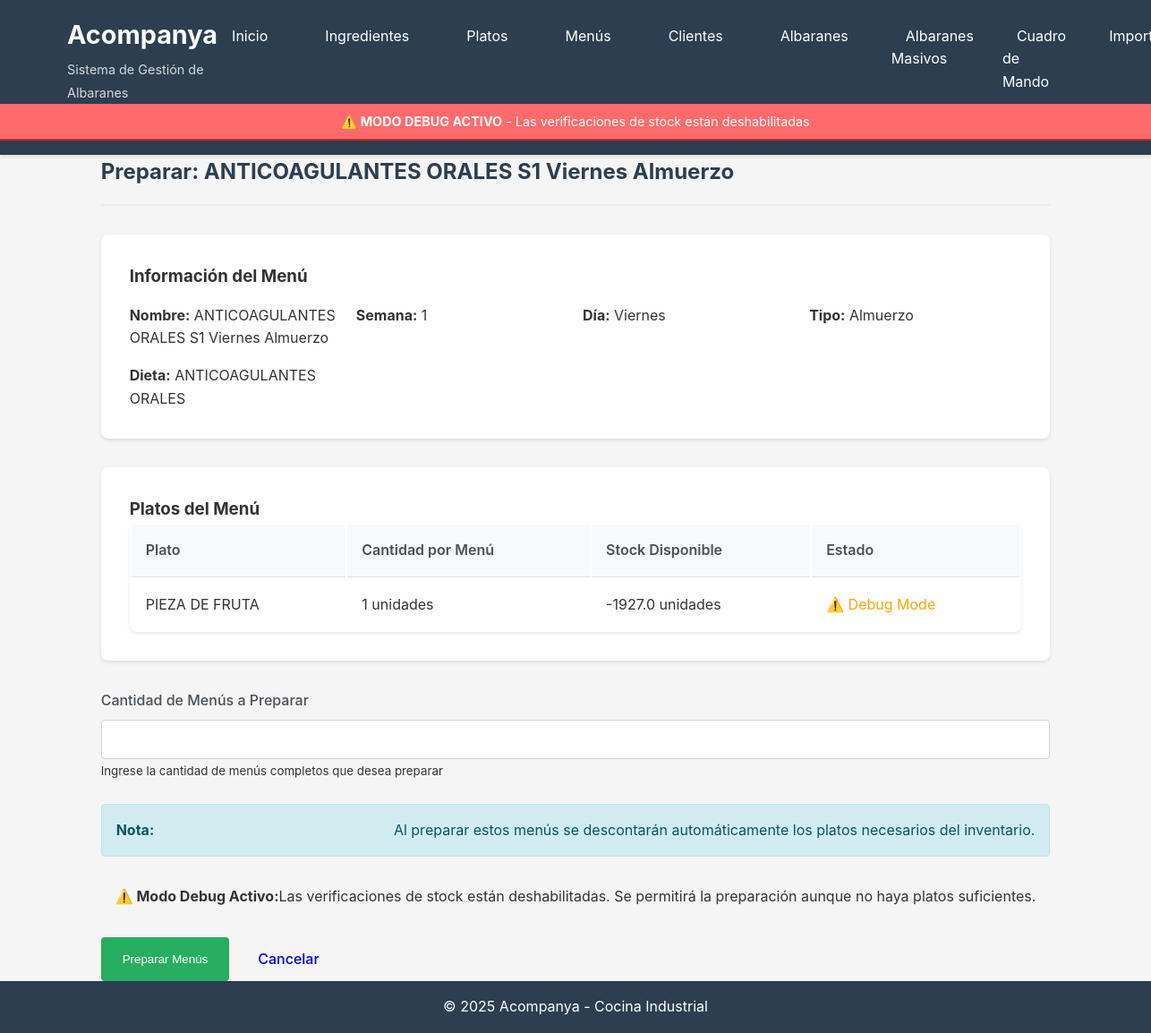
/menus/preparar/3, run on an earlier commit of the app's database.
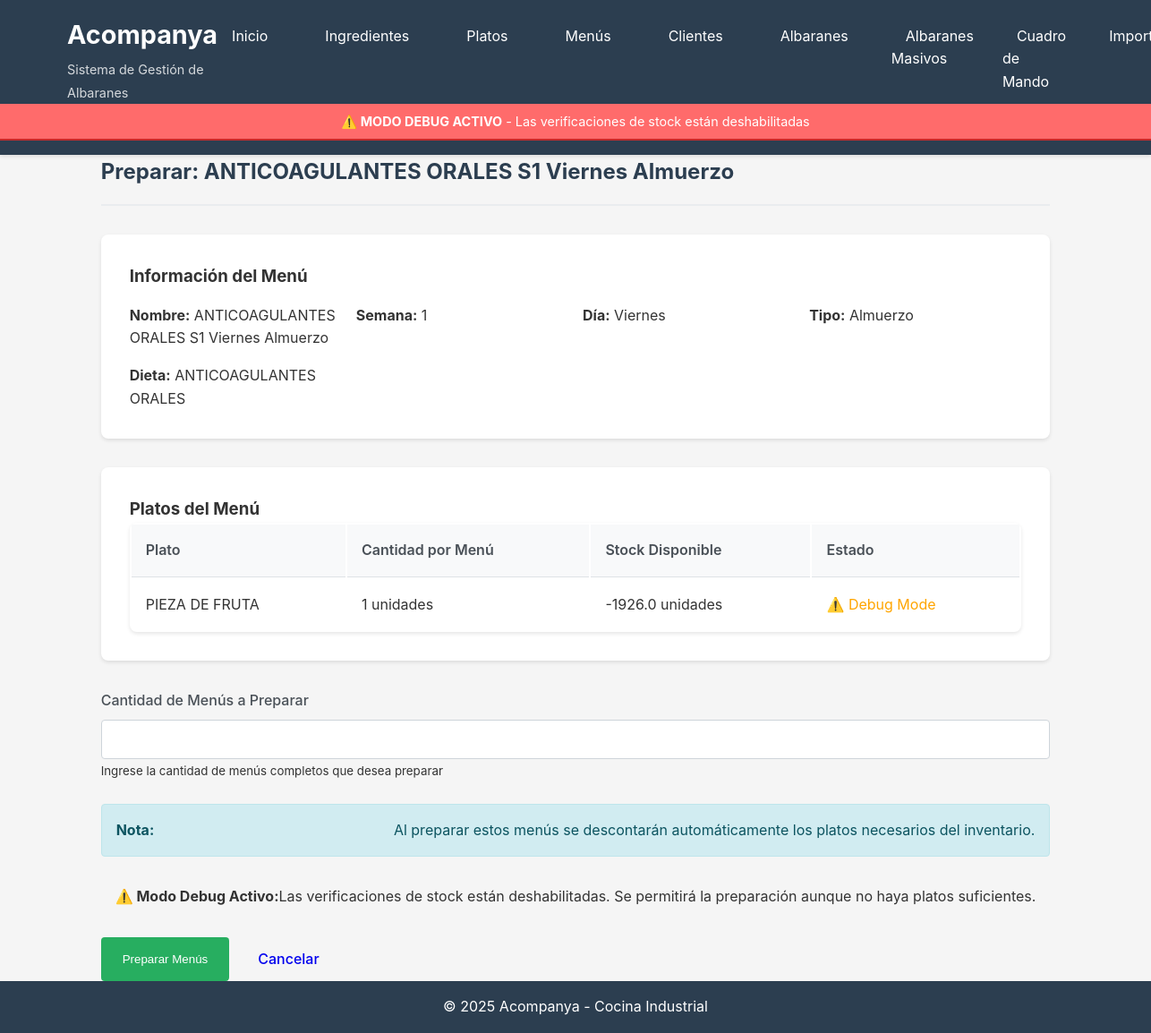
And on a later commit of the database.
### database/models.py (models this page shows, shortened)
class Plato(db.Model):
    __tablename__ = 'platos'
    id = db.Column(db.Integer, primary_key=True)
    nombre = db.Column(db.String(200), nullable=False)
    lote_propio = db.Column(db.String(100), nullable=True)
    stock_actual = db.Column(db.Float, nullable=False, default=0)
    unidad = db.Column(db.String(50), nullable=False, default='unidades')
    created_at = db.Column(db.DateTime, default=datetime.utcnow)
    updated_at = db.Column(db.DateTime, default=datetime.utcnow, onupdate=datetime.utcnow)
    ingredientes = db.relationship('Ingrediente', secondary=platos_ingredientes, backref='platos')
    movimientos = db.relationship('MovimientoStock',
                                 primaryjoin="and_(MovimientoStock.entidad_tipo=='plato', "
                                           "MovimientoStock.entidad_id==Plato.id)",
                                 foreign_keys='MovimientoStock.entidad_id',
                                 backref='plato_ref',
                                 lazy='dynamic',
                                 overlaps="ingrediente_ref,movimientos")
    detalles_albaran = db.relationship('AlbaranDetalle', backref='plato', lazy='dynamic')

### routes/menus.py (the view, shortened to what this page needs)
@menus_bp.route('/preparar/<int:id>', methods=['GET', 'POST'])
def preparar(id):
    menu = Menu.query.get_or_404(id)
    platos = menu.obtener_platos_con_cantidad()
    return render_template('menus/preparar.html', menu=menu, platos=platos)

### database/models.py (called while the page is built)
    def obtener_platos_con_cantidad(self):
        result = db.session.query(
            Plato,
            menus_platos.c.cantidad
        ).join(
            menus_platos,
            menus_platos.c.plato_id == Plato.id
        ).filter(
            menus_platos.c.menu_id == self.id
        ).all()
        return result

### templates/menus/preparar.html (shortened to what this page needs)
{% extends "base.html" %}
{% block content %}
<div class="page-header">
    <h2>Preparar: {{ menu.nombre }}</h2>
</div>
<div class="albaran-header">
    <h3>Información del Menú</h3>
    <div class="albaran-info">
        <div>
            <strong>Nombre:</strong> {{ menu.nombre }}
        </div>
        <div>
            <strong>Semana:</strong> {{ menu.numero_semana }}
        </div>
        <div>
            <strong>Día:</strong> {{ menu.dia_semana.value|title }}
        </div>
        <div>
            <strong>Tipo:</strong> {{ menu.tipo_comida.value|title }}
        </div>
        <div>
            <strong>Dieta:</strong> {{ menu.tipo_dieta }}
        </div>
    </div>
</div>
<div class="albaran-section">
    <h3>Platos del Menú</h3>
    <table class="table">
        <thead>
            <tr>
                <th>Plato</th>
                <th>Cantidad por Menú</th>
                <th>Stock Disponible</th>
                <th>Estado</th>
            </tr>
        </thead>
        <tbody>
            {% for plato, cantidad in platos %}
            <tr>
                <td>{{ plato.nombre }}</td>
                <td>{{ cantidad }} {{ plato.unidad }}</td>
                <td>{{ plato.stock_actual }} {{ plato.unidad }}</td>
                <td>
                    {% if config.DEBUG_MODE %}
                        <span style="color: orange;">⚠️ Debug Mode</span>
                    {% elif plato.stock_actual >= cantidad %}
                        <span style="color: green;">✓ Suficiente</span>
                    {% else %}
                        <span style="color: red;">✗ Insuficiente</span>
                    {% endif %}
                </td>
            </tr>
            {% endfor %}
        </tbody>
    </table>
</div>
<form method="POST" action="">
    <div class="form-group">
        <label for="cantidad" class="form-label">Cantidad de Menús a Preparar</label>
        <input type="number" class="form-control" id="cantidad" name="cantidad"
               min="1" step="1" required>
        <small class="text-muted">
            Ingrese la cantidad de menús completos que desea preparar
        </small>
    </div>
    <div class="alert alert-info">
        <strong>Nota:</strong> Al preparar estos menús se descontarán automáticamente los platos necesarios del inventario.
    </div>
    {% if config.DEBUG_MODE %}
    <div class="alert alert-warning">
        <strong>⚠️ Modo Debug Activo:</strong> Las verificaciones de stock están deshabilitadas. Se permitirá la preparación aunque no haya platos suficientes.
    </div>
    {% endif %}
    <div class="action-group">
        <button type="submit" class="btn btn-success">Preparar Menús</button>
        <a href="{{ url_for('menus.listar') }}" class="btn btn-secondary">Cancelar</a>
    </div>
</form>
{% endblock %}

What changed in the data, as far as the page shows it:
changed Plato "PIEZA DE FRUTA": stock_actual "-1927.0" → "-1926.0"
